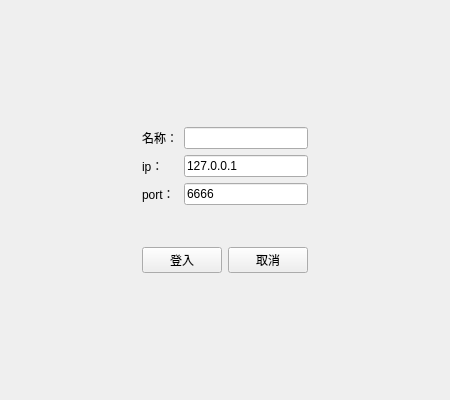
<?xml version="1.0" encoding="UTF-8"?>
<ui version="4.0">
 <class>Widget</class>
 <widget class="QWidget" name="Widget">
  <property name="geometry">
   <rect>
    <x>0</x>
    <y>0</y>
    <width>450</width>
    <height>400</height>
   </rect>
  </property>
  <property name="sizePolicy">
   <sizepolicy hsizetype="Fixed" vsizetype="Fixed">
    <horstretch>0</horstretch>
    <verstretch>0</verstretch>
   </sizepolicy>
  </property>
  <property name="windowTitle">
   <string>Widget</string>
  </property>
  <layout class="QVBoxLayout" name="verticalLayout_2">
   <item>
    <spacer name="verticalSpacer">
     <property name="orientation">
      <enum>Qt::Vertical</enum>
     </property>
     <property name="sizeHint" stdset="0">
      <size>
       <width>20</width>
       <height>100</height>
      </size>
     </property>
    </spacer>
   </item>
   <item>
    <layout class="QHBoxLayout" name="horizontalLayout_4">
     <item>
      <spacer name="horizontalSpacer">
       <property name="orientation">
        <enum>Qt::Horizontal</enum>
       </property>
       <property name="sizeHint" stdset="0">
        <size>
         <width>86</width>
         <height>20</height>
        </size>
       </property>
      </spacer>
     </item>
     <item>
      <layout class="QVBoxLayout" name="verticalLayout">
       <item>
        <layout class="QHBoxLayout" name="horizontalLayout_3">
         <item>
          <layout class="QFormLayout" name="formLayout">
           <item row="0" column="0">
            <widget class="QLabel" name="label">
             <property name="text">
              <string>名称：</string>
             </property>
            </widget>
           </item>
           <item row="0" column="1">
            <widget class="QLineEdit" name="name_ledt"/>
           </item>
           <item row="1" column="0">
            <widget class="QLabel" name="label_2">
             <property name="text">
              <string>ip：</string>
             </property>
            </widget>
           </item>
           <item row="1" column="1">
            <widget class="QLineEdit" name="ip_ledt">
             <property name="text">
              <string>127.0.0.1</string>
             </property>
            </widget>
           </item>
           <item row="2" column="0">
            <widget class="QLabel" name="label_3">
             <property name="text">
              <string>port：</string>
             </property>
            </widget>
           </item>
           <item row="2" column="1">
            <widget class="QLineEdit" name="port_ledt">
             <property name="text">
              <string>6666</string>
             </property>
            </widget>
           </item>
          </layout>
         </item>
        </layout>
       </item>
       <item>
        <widget class="QLabel" name="error_lab">
         <property name="minimumSize">
          <size>
           <width>0</width>
           <height>30</height>
          </size>
         </property>
         <property name="maximumSize">
          <size>
           <width>16777215</width>
           <height>30</height>
          </size>
         </property>
         <property name="text">
          <string/>
         </property>
        </widget>
       </item>
       <item>
        <layout class="QHBoxLayout" name="horizontalLayout">
         <item>
          <widget class="QPushButton" name="login_btn">
           <property name="text">
            <string>登入</string>
           </property>
          </widget>
         </item>
         <item>
          <widget class="QPushButton" name="quit_btn">
           <property name="text">
            <string>取消</string>
           </property>
          </widget>
         </item>
        </layout>
       </item>
      </layout>
     </item>
     <item>
      <spacer name="horizontalSpacer_2">
       <property name="orientation">
        <enum>Qt::Horizontal</enum>
       </property>
       <property name="sizeHint" stdset="0">
        <size>
         <width>85</width>
         <height>20</height>
        </size>
       </property>
      </spacer>
     </item>
    </layout>
   </item>
   <item>
    <spacer name="verticalSpacer_2">
     <property name="orientation">
      <enum>Qt::Vertical</enum>
     </property>
     <property name="sizeHint" stdset="0">
      <size>
       <width>20</width>
       <height>99</height>
      </size>
     </property>
    </spacer>
   </item>
  </layout>
 </widget>
 <resources/>
 <connections/>
</ui>
